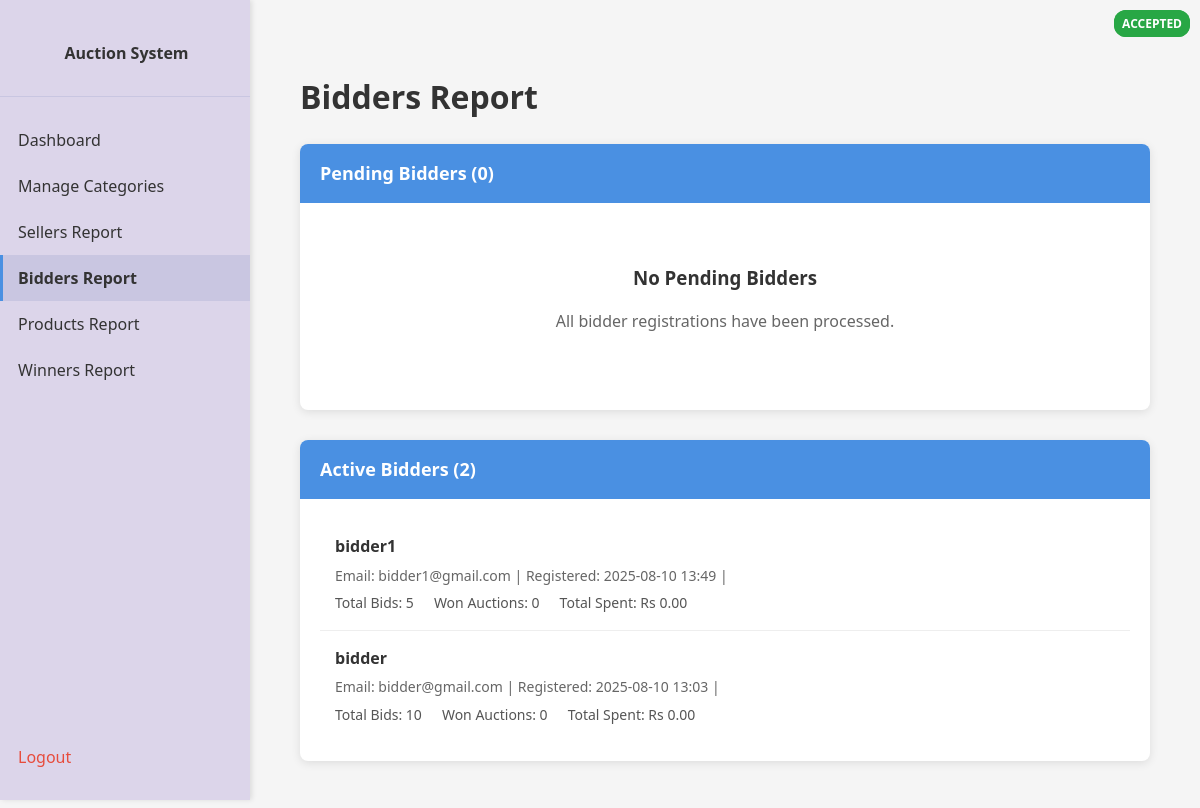
Before: /admin/bidders-report (signed in) with the older database file.
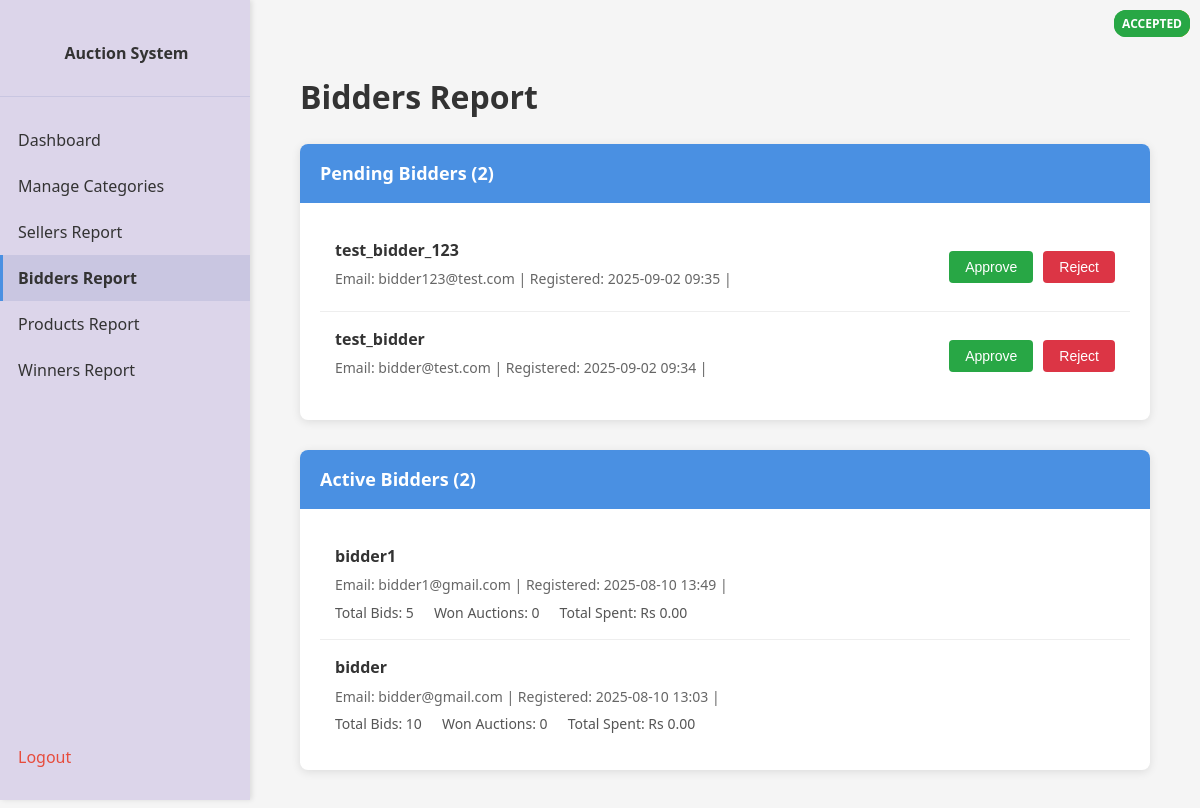
After: the same page with the newer database file.
### app/models.py (models this page shows, shortened)
class User(db.Model):
    __tablename__ = 'users'
    id = db.Column(db.Integer, primary_key=True)
    username = db.Column(db.String(80), unique=True, nullable=False)
    email = db.Column(db.String(120), unique=True, nullable=False)
    password_hash = db.Column(db.String(256), nullable=False)
    role = db.Column(db.String(20), nullable=False)  # 'bidder' or 'seller'
    status = db.Column(db.String(20), nullable=False, default='pending')  # 'pending', 'accepted', 'rejected'
    created_at = db.Column(db.DateTime, default=datetime.now)
    products = db.relationship('Product', backref='seller', lazy=True)
    bids = db.relationship('Bid', backref='bidder', lazy=True)
    won_auctions = db.relationship('AuctionResult', backref='winner', lazy=True)
    search_history = db.relationship('SearchHistory', backref='user', lazy=True)

### app/admin.py (the view)
@admin.route('/admin/bidders-report')
@login_required
@role_required('admin')
def admin_bidders_report():
    bidders = User.query.filter_by(role='bidder').order_by(User.created_at.desc()).all()
    pending_bidders = [user for user in bidders if user.status == 'pending']
    accepted_bidders = [user for user in bidders if user.status == 'accepted']
    rejected_bidders = [user for user in bidders if user.status == 'rejected']
    for bidder in bidders:
        bidder.total_bids = len(bidder.bids)
        bidder.won_auctions_count = len(bidder.won_auctions)
        bidder.total_spent = sum(auction_result.winning_bid for auction_result in bidder.won_auctions)
    return render_template('admin_bidders_report.html',
                         pending_bidders=pending_bidders,
                         accepted_bidders=accepted_bidders,
                         rejected_bidders=rejected_bidders,
                         format_indian_currency=format_indian_currency)

### app/utils.py (called while the page is built, shortened)
def format_indian_currency(amount):
    if amount is None:
        return "Rs 0.00"
    amount_str = f"{amount:.2f}"
    parts = amount_str.split('.')
    integer_part = parts[0]
    decimal_part = parts[1]
    if len(integer_part) <= 3:
        formatted_integer = integer_part
    return f"Rs {formatted_integer}.{decimal_part}"

def login_required(f):
    @wraps(f)
    def decorated_function(*args, **kwargs):
        if 'user_id' not in session:
            return redirect(url_for('main.home'))
        return f(*args, **kwargs)
    return decorated_function

def role_required(role):
    def decorator(f):
        @wraps(f)
        def decorated_function(*args, **kwargs):
            if 'user_id' not in session or session.get('role') != role:
                return redirect(url_for('main.home'))
            return f(*args, **kwargs)
        return decorated_function
    return decorator

### app/templates/admin_bidders_report.html (shortened to what the changed rows need)
<!DOCTYPE html>
<html>
<head>
    <link rel="stylesheet" href="{{ url_for('static', filename='style.css') }}">
</head>
<body>
    <div class="content">
        <div class="report-container">
            <h1>Bidders Report</h1>
            <div class="report-section">
                <div class="section-header">
                    Pending Bidders ({{ pending_bidders|length }})
                </div>
                <div class="bidder-list">
                    {% if pending_bidders %}
                        {% for bidder in pending_bidders %}
                        <div class="bidder-item" data-user-id="{{ bidder.id }}">
                            <div class="bidder-info">
                                <div class="bidder-name">{{ bidder.username }}</div>
                                <div class="bidder-details">
                                    Email: {{ bidder.email }} |
                                    Registered: {{ bidder.created_at.strftime('%Y-%m-%d %H:%M') }} |
                                </div>
                            </div>
                            <div class="bidder-actions">
                                <button class="btn-approve" onclick="approveUser({{ bidder.id }})">Approve</button>
                                <button class="btn-reject" onclick="rejectUser({{ bidder.id }})">Reject</button>
                            </div>
                        </div>
                        {% endfor %}
                    {% else %}
                        <div class="empty-state">
                            <h3>No Pending Bidders</h3>
                            <p>All bidder registrations have been processed.</p>
                        </div>
                    {% endif %}
                </div>
            </div>
            <div class="report-section">
                <div class="bidder-list">
                    {% if accepted_bidders %}
                        {% for bidder in accepted_bidders %}
                        <div class="bidder-item">
                            <div class="bidder-info">
                                <div class="bidder-name">{{ bidder.username }}</div>
                                <div class="bidder-details">
                                    Email: {{ bidder.email }} |
                                    Registered: {{ bidder.created_at.strftime('%Y-%m-%d %H:%M') }} |
                                    <span class="status-badge status-accepted">{{ bidder.status }}</span>
                                </div>
                                <div class="bidder-stats">
                                    <span>Total Bids: {{ bidder.total_bids }}</span>
                                    <span>Won Auctions: {{ bidder.won_auctions_count }}</span>
                                    <span>Total Spent: {{ format_indian_currency(bidder.total_spent) }}</span>
                                </div>
                            </div>
                        </div>
                        {% endfor %}
                    {% else %}
                        <div class="empty-state">
                            <h3>No Active Bidders</h3>
                            <p>No bidders have been approved yet.</p>
                        </div>
                    {% endif %}
                </div>
            </div>
        </div>
    </div>
</body>
</html>

Changed rows visible on the page:
added User: username "test_bidder_123", email "bidder123@test.com", created_at "2025-09-02 09:35", shown under "Bidders Report"
added User: username "test_bidder", email "bidder@test.com", created_at "2025-09-02 09:34", shown under "Bidders Report"
Other visible differences:
{{ pending_bidders|length }}: "0" → "2"
text no longer shown: "No Pending Bidders All bidder registrations have been processed."
